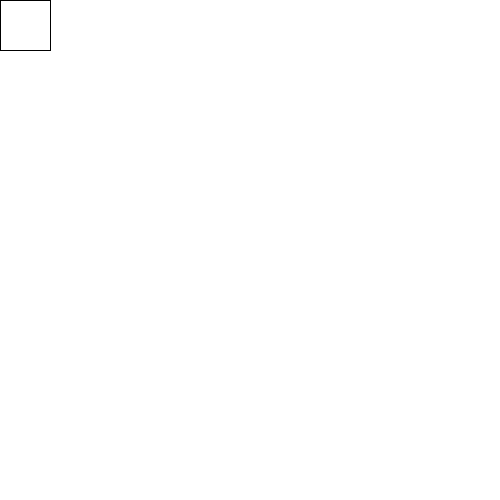
Frame 1 (no input)
Frame 60 (the mouse pressed at the canvas centre just before this capture): identical to frame 1, image omitted
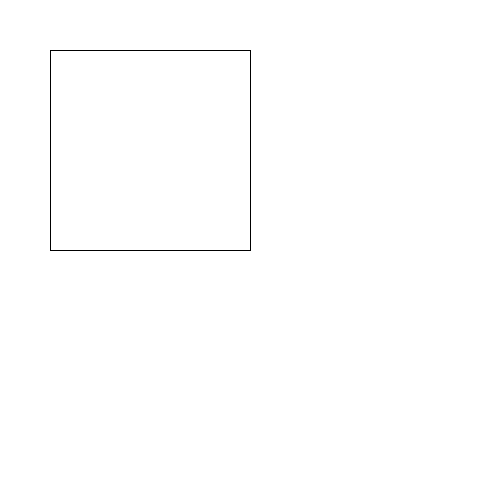
Frame 120 (the mouse held since frame 60 and released just before this capture)

The Processing sketch that drew these frames (run headless with seeded random() and noise(); from frame 60 on, the mouse is pressed at the canvas centre):

// Processing sketch: fixed_square
// ── fixed_square.pde
void setup(){
  background(255);
  size(500,500);
}

void draw(){
  background(255);
  rect(50, 50,mouseX-50,mouseY-50);
}
